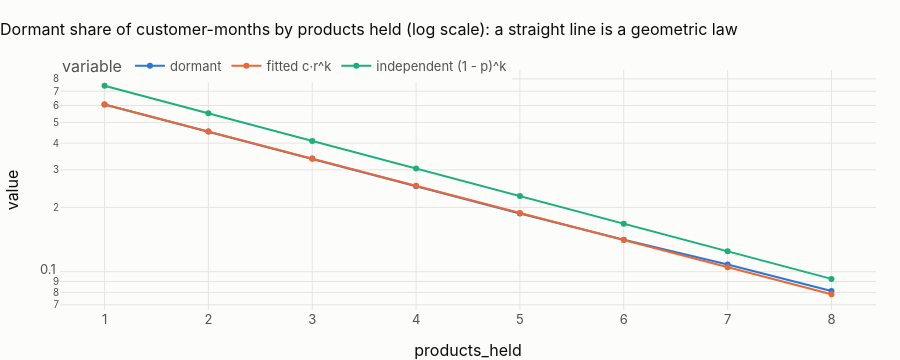

The notebook cell this image was saved under:
### Markdown cell above
### Where the one signal comes from: exposure
The product grain finds no dormancy signal (each product is used in about a quarter of months, notebook 07), yet the
customer grain does. If each product is used independently with probability p in a month, a customer holding k
products makes no transaction with probability (1 − p)^k. If the observed dormant share by number of products
follows that curve, the customer-level "signal" is the arithmetic of exposure, not behaviour.

### Code cell
ex = star.q(f"""select least(products_held, 8) as products_held, avg((n_tx = 0)::int) as dormant, count(*) as months
                from {{fct_customer_month}} where month_start between '{FIRST}' and '{LAST}' and products_held > 0
                group by 1 order by 1""")
pm = star.q(f"""select avg((n_tx > 0)::int) as p from {{fct_product_month}}
                where not before_opening and month_start between '{FIRST}' and '{LAST}'""").p.iloc[
    0
]
# fit log P(dormant | k) = log c + k log(1 - p): the slope is the per-product non-use rate, c absorbs activity on
# products the customer does not hold in the month (transactions dated before their product opened, R01)
fit = smf.wls("np.log(dormant) ~ products_held", data=ex, weights=ex.months).fit()
ratio = float(np.exp(fit.params["products_held"]))
c0 = float(np.exp(fit.params["Intercept"]))
ex["fitted c·r^k"] = c0 * ratio**ex.products_held
ex["independent (1 - p)^k"] = (1 - pm) ** ex.products_held
ex.to_csv(OUT / "granularity_exposure.csv", index=False)
show(ex.round(4), paging=False)
fig = px.line(
    ex.melt(
        id_vars="products_held", value_vars=["dormant", "fitted c·r^k", "independent (1 - p)^k"]
    ),
    x="products_held",
    y="value",
    color="variable",
    markers=True,
    log_y=True,
    title="Dormant share of customer-months by products held (log scale): a straight line is a geometric law",
)
fig.update_layout(height=360)
fig.show()
gap = (ex.dormant - ex["fitted c·r^k"]).abs().max()
r01 = star.q(
    "select avg(dq_r01_before_product_open::int) as r from {int_transactions_enriched}"
).r.iloc[0]
exposure_law = abs(ratio - (1 - pm)) < 0.02 and fit.rsquared > 0.99
display(
    Markdown(
        f"**The dormant share falls geometrically with the number of products held: each extra product multiplies it "
        f"by {ratio:.3f} (R² {fit.rsquared:.4f} on the log scale, largest gap to the fitted law {100 * gap:.2f} points), "
        f"and a product taken alone is unused in {100 * (1 - pm):.1f} % of months.** "
        + (
            f"The two agree: each product independently goes unused with probability about {1 - pm:.2f} a month, and a "
            f"customer is dormant only when all of them are. The constant c = {c0:.2f} says that about "
            f"{100 * (1 - c0):.0f} % of the activity arrives through products the customer does not yet hold that month: "
            f"the transactions dated before their product opened (the R01 defect, {100 * r01:.1f} % of transactions), "
            "which the count of products held cannot see. **The customer-level dormancy signal "
            "is the arithmetic of exposure**: how many products a customer holds, each used independently. A real "
            "retention model must beat this one-parameter law before it can claim any behavioural signal; on this data "
            "the law is the model."
            if exposure_law
            else "Dormancy departs from independent product use: there is behaviour beyond exposure."
        )
    )
)

### Figure 1 — Plotly figure (JSON) as saved in the notebook; plotly's stock layout.template omitted (floating-point values rounded to 4 significant figures)
{"data": [{"hovertemplate": "variable=dormant<br>products_held=%{x}<br>value=%{y}<extra></extra>", "legendgroup": "dormant", "line": {"color": "#2a78d6", "dash": "solid"}, "marker": {"symbol": "circle"}, "mode": "lines+markers", "name": "dormant", "orientation": "v", "showlegend": true, "type": "scatter", "x": [1, 2, 3, 4, 5, 6, 7, 8], "xaxis": "x", "y": [0.6065, 0.453, 0.3391, 0.2513, 0.1873, 0.1412, 0.1081, 0.08118], "yaxis": "y"}, {"hovertemplate": "variable=fitted c·r^k<br>products_held=%{x}<br>value=%{y}<extra></extra>", "legendgroup": "fitted c·r^k", "line": {"color": "#eb6834", "dash": "solid"}, "marker": {"symbol": "circle"}, "mode": "lines+markers", "name": "fitted c·r^k", "orientation": "v", "showlegend": true, "type": "scatter", "x": [1, 2, 3, 4, 5, 6, 7, 8], "xaxis": "x", "y": [0.6067, 0.4529, 0.3382, 0.2525, 0.1885, 0.1407, 0.1051, 0.07843], "yaxis": "y"}, {"hovertemplate": "variable=independent (1 - p)^k<br>products_held=%{x}<br>value=%{y}<extra></extra>", "legendgroup": "independent (1 - p)^k", "line": {"color": "#1baf7a", "dash": "solid"}, "marker": {"symbol": "circle"}, "mode": "lines+markers", "name": "independent (1 - p)^k", "orientation": "v", "showlegend": true, "type": "scatter", "x": [1, 2, 3, 4, 5, 6, 7, 8], "xaxis": "x", "y": [0.7427, 0.5516, 0.4097, 0.3042, 0.226, 0.1678, 0.1246, 0.09257], "yaxis": "y"}], "layout": {"height": 360, "legend": {"title": {"text": "variable"}, "tracegroupgap": 0}, "title": {"text": "Dormant share of customer-months by products held (log scale): a straight line is a geometric law"}, "xaxis": {"anchor": "y", "domain": [0.0, 1.0], "title": {"text": "products_held"}}, "yaxis": {"anchor": "x", "domain": [0.0, 1.0], "title": {"text": "value"}, "type": "log"}}}
